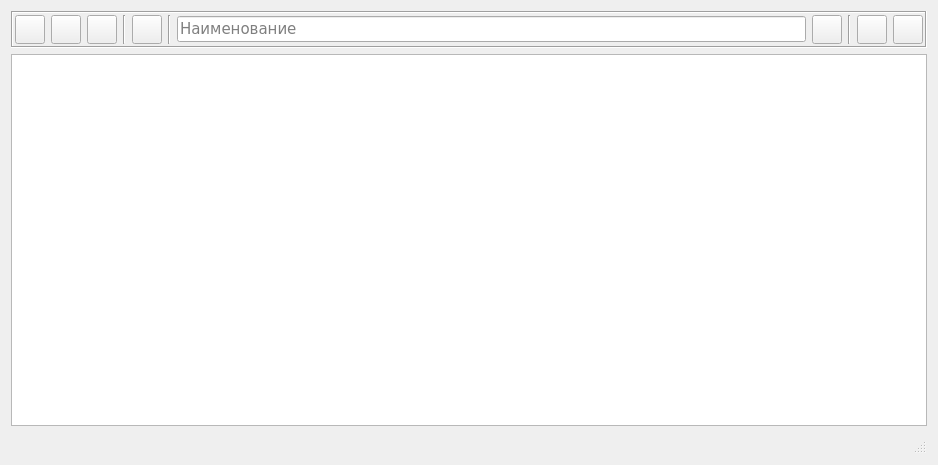
<?xml version="1.0" encoding="UTF-8"?>
<ui version="4.0">
 <class>qReferenceWidget</class>
 <widget class="QDialog" name="qReferenceWidget">
  <property name="windowModality">
   <enum>Qt::ApplicationModal</enum>
  </property>
  <property name="geometry">
   <rect>
    <x>0</x>
    <y>0</y>
    <width>938</width>
    <height>465</height>
   </rect>
  </property>
  <property name="sizePolicy">
   <sizepolicy hsizetype="Preferred" vsizetype="Preferred">
    <horstretch>0</horstretch>
    <verstretch>0</verstretch>
   </sizepolicy>
  </property>
  <property name="windowTitle">
   <string>Справочник</string>
  </property>
  <property name="autoFillBackground">
   <bool>false</bool>
  </property>
  <layout class="QVBoxLayout" name="verticalLayout">
   <item>
    <widget class="QFrame" name="frame_2">
     <property name="sizePolicy">
      <sizepolicy hsizetype="Preferred" vsizetype="Preferred">
       <horstretch>0</horstretch>
       <verstretch>0</verstretch>
      </sizepolicy>
     </property>
     <property name="frameShape">
      <enum>QFrame::Box</enum>
     </property>
     <property name="frameShadow">
      <enum>QFrame::Sunken</enum>
     </property>
     <layout class="QHBoxLayout" name="horizontalLayout">
      <property name="spacing">
       <number>6</number>
      </property>
      <property name="leftMargin">
       <number>2</number>
      </property>
      <property name="topMargin">
       <number>2</number>
      </property>
      <property name="rightMargin">
       <number>2</number>
      </property>
      <property name="bottomMargin">
       <number>2</number>
      </property>
      <item>
       <widget class="QToolButton" name="qAddToolButton">
        <property name="minimumSize">
         <size>
          <width>26</width>
          <height>26</height>
         </size>
        </property>
        <property name="toolTip">
         <string>Добавить элемент справочника</string>
        </property>
        <property name="statusTip">
         <string>Добавить элемент справочника</string>
        </property>
        <property name="text">
         <string/>
        </property>
        <property name="icon">
         <iconset resource="tpylib.qrc">
          <normaloff>:/pixmaps/icons/list-add.png</normaloff>:/pixmaps/icons/list-add.png</iconset>
        </property>
        <property name="iconSize">
         <size>
          <width>22</width>
          <height>22</height>
         </size>
        </property>
       </widget>
      </item>
      <item>
       <widget class="QToolButton" name="qEditToolButton">
        <property name="minimumSize">
         <size>
          <width>26</width>
          <height>26</height>
         </size>
        </property>
        <property name="toolTip">
         <string>Изменить элемент справочника</string>
        </property>
        <property name="statusTip">
         <string>Изменить элемент справочника</string>
        </property>
        <property name="text">
         <string/>
        </property>
        <property name="icon">
         <iconset resource="tpylib.qrc">
          <normaloff>:/pixmaps/icons/accessories-text-editor.png</normaloff>:/pixmaps/icons/accessories-text-editor.png</iconset>
        </property>
        <property name="iconSize">
         <size>
          <width>22</width>
          <height>22</height>
         </size>
        </property>
       </widget>
      </item>
      <item>
       <widget class="QToolButton" name="qDeleteToolButton">
        <property name="minimumSize">
         <size>
          <width>26</width>
          <height>26</height>
         </size>
        </property>
        <property name="toolTip">
         <string>Удалить элемент справочника</string>
        </property>
        <property name="statusTip">
         <string>Удалить элемент справочника</string>
        </property>
        <property name="text">
         <string/>
        </property>
        <property name="icon">
         <iconset resource="tpylib.qrc">
          <normaloff>:/pixmaps/icons/edit-delete.png</normaloff>:/pixmaps/icons/edit-delete.png</iconset>
        </property>
        <property name="iconSize">
         <size>
          <width>22</width>
          <height>22</height>
         </size>
        </property>
       </widget>
      </item>
      <item>
       <widget class="Line" name="line">
        <property name="orientation">
         <enum>Qt::Vertical</enum>
        </property>
       </widget>
      </item>
      <item>
       <widget class="QToolButton" name="qTrashToolButton">
        <property name="minimumSize">
         <size>
          <width>26</width>
          <height>26</height>
         </size>
        </property>
        <property name="toolTip">
         <string>Корзина</string>
        </property>
        <property name="statusTip">
         <string>Корзина</string>
        </property>
        <property name="text">
         <string/>
        </property>
        <property name="icon">
         <iconset resource="tpylib.qrc">
          <normaloff>:/pixmaps/icons/user-trash.png</normaloff>:/pixmaps/icons/user-trash.png</iconset>
        </property>
        <property name="iconSize">
         <size>
          <width>22</width>
          <height>22</height>
         </size>
        </property>
       </widget>
      </item>
      <item>
       <widget class="Line" name="line_2">
        <property name="orientation">
         <enum>Qt::Vertical</enum>
        </property>
       </widget>
      </item>
      <item>
       <widget class="QLineEdit" name="qFilterLineEdit">
        <property name="minimumSize">
         <size>
          <width>0</width>
          <height>0</height>
         </size>
        </property>
        <property name="font">
         <font>
          <family>DejaVu Sans</family>
          <pointsize>11</pointsize>
         </font>
        </property>
        <property name="text">
         <string/>
        </property>
        <property name="placeholderText">
         <string>Наименование</string>
        </property>
       </widget>
      </item>
      <item>
       <widget class="QToolButton" name="qFilterToolButton">
        <property name="minimumSize">
         <size>
          <width>26</width>
          <height>26</height>
         </size>
        </property>
        <property name="toolTip">
         <string>Фильтр</string>
        </property>
        <property name="statusTip">
         <string>Фильтр</string>
        </property>
        <property name="text">
         <string/>
        </property>
        <property name="icon">
         <iconset resource="tpylib.qrc">
          <normaloff>:/pixmaps/icons/view-filter_on.png</normaloff>:/pixmaps/icons/view-filter_on.png</iconset>
        </property>
        <property name="iconSize">
         <size>
          <width>22</width>
          <height>22</height>
         </size>
        </property>
       </widget>
      </item>
      <item>
       <widget class="Line" name="line_3">
        <property name="orientation">
         <enum>Qt::Vertical</enum>
        </property>
       </widget>
      </item>
      <item>
       <widget class="QToolButton" name="qAcceptToolButton">
        <property name="minimumSize">
         <size>
          <width>26</width>
          <height>26</height>
         </size>
        </property>
        <property name="toolTip">
         <string>Принять</string>
        </property>
        <property name="statusTip">
         <string>Принять</string>
        </property>
        <property name="text">
         <string/>
        </property>
        <property name="icon">
         <iconset resource="tpylib.qrc">
          <normaloff>:/pixmaps/icons/gtk_apply.png</normaloff>:/pixmaps/icons/gtk_apply.png</iconset>
        </property>
        <property name="iconSize">
         <size>
          <width>22</width>
          <height>22</height>
         </size>
        </property>
       </widget>
      </item>
      <item>
       <widget class="QToolButton" name="qRejectToolButton">
        <property name="minimumSize">
         <size>
          <width>26</width>
          <height>26</height>
         </size>
        </property>
        <property name="toolTip">
         <string>Отмена</string>
        </property>
        <property name="statusTip">
         <string>Отмена</string>
        </property>
        <property name="text">
         <string/>
        </property>
        <property name="icon">
         <iconset resource="tpylib.qrc">
          <normaloff>:/pixmaps/icons/gtk_cancel.png</normaloff>:/pixmaps/icons/gtk_cancel.png</iconset>
        </property>
        <property name="iconSize">
         <size>
          <width>22</width>
          <height>22</height>
         </size>
        </property>
       </widget>
      </item>
     </layout>
    </widget>
   </item>
   <item>
    <widget class="QTableWidget" name="qReferenceTableWidget">
     <property name="minimumSize">
      <size>
       <width>200</width>
       <height>0</height>
      </size>
     </property>
     <property name="font">
      <font>
       <family>Liberation Mono</family>
       <pointsize>11</pointsize>
       <weight>75</weight>
       <bold>true</bold>
      </font>
     </property>
    </widget>
   </item>
   <item>
    <widget class="QStatusBar" name="qStatusBar"/>
   </item>
  </layout>
 </widget>
 <resources>
  <include location="tpylib.qrc"/>
 </resources>
 <connections>
  <connection>
   <sender>qRejectToolButton</sender>
   <signal>clicked()</signal>
   <receiver>qReferenceWidget</receiver>
   <slot>close()</slot>
   <hints>
    <hint type="sourcelabel">
     <x>911</x>
     <y>24</y>
    </hint>
    <hint type="destinationlabel">
     <x>934</x>
     <y>60</y>
    </hint>
   </hints>
  </connection>
 </connections>
</ui>
